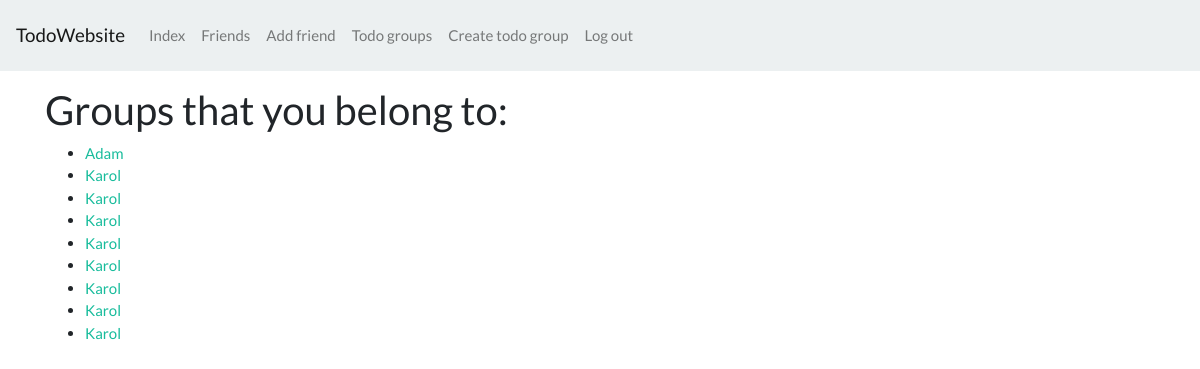
/home/todo/ (signed in), run on the app's committed database.
### todo/models.py (models this page shows, shortened)
class TodoGroup(models.Model):
    name = models.CharField(max_length=255)
    photo = models.ImageField(upload_to=get_group_photo_path)
    slug = models.SlugField(unique=True, blank=True)
    members = models.ManyToManyField(User)
    creator = models.ForeignKey(User, on_delete=models.CASCADE, related_name='user_creator', null=True, blank=True)
    created = models.DateField(auto_now_add=True)
    def get_absolute_url(self):
        return reverse('todo:single_group', kwargs={'slug': self.slug})
    class Meta:
        ordering = ('-created',)

### todo/views.py (the view)
# urls.py: path('', index, name='index'),
@login_required
def index(request):
    groups = TodoGroup.objects.filter(members__id=request.user.id).all()
    return render(request, 'todo/index.html', {'groups': groups})

### templates/todo/index.html (shortened to what this page needs)
{% extends 'base.html' %}
{% block container %}
    <div>
        <h2>Groups that you belong to:</h2>
        <ul>
            {% for group in groups %}
                <li><a href="{{ group.get_absolute_url }}">{{ group.name }}</a></li>
            {% endfor %}
        </ul>
    </div>
{% endblock %}

### data on the page
TodoGroup: name "Adam"
TodoGroup: name "Karol"
TodoGroup: name "Karol"
TodoGroup: name "Karol"
TodoGroup: name "Karol"
TodoGroup: name "Karol"
TodoGroup: name "Karol"
TodoGroup: name "Karol"
TodoGroup: name "Karol"
